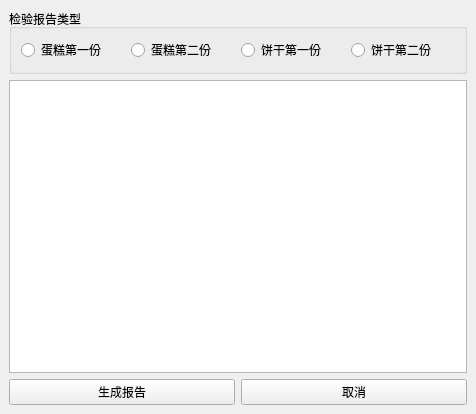
<?xml version="1.0" encoding="UTF-8"?>
<ui version="4.0">
 <class>MainWindow</class>
 <widget class="QMainWindow" name="MainWindow">
  <property name="geometry">
   <rect>
    <x>0</x>
    <y>0</y>
    <width>476</width>
    <height>414</height>
   </rect>
  </property>
  <property name="windowTitle">
   <string>格式化文件批量生成</string>
  </property>
  <widget class="QWidget" name="centralwidget">
   <layout class="QVBoxLayout" name="verticalLayout">
    <item>
     <widget class="QGroupBox" name="groupBox">
      <property name="title">
       <string>检验报告类型</string>
      </property>
      <layout class="QHBoxLayout" name="horizontalLayout_2">
       <item>
        <widget class="QRadioButton" name="radioButton_3">
         <property name="text">
          <string>蛋糕第一份</string>
         </property>
        </widget>
       </item>
       <item>
        <widget class="QRadioButton" name="radioButton">
         <property name="text">
          <string>蛋糕第二份</string>
         </property>
        </widget>
       </item>
       <item>
        <widget class="QRadioButton" name="radioButton_4">
         <property name="text">
          <string>饼干第一份</string>
         </property>
        </widget>
       </item>
       <item>
        <widget class="QRadioButton" name="radioButton_2">
         <property name="text">
          <string>饼干第二份</string>
         </property>
        </widget>
       </item>
      </layout>
     </widget>
    </item>
    <item>
     <widget class="QTableWidget" name="tableWidget"/>
    </item>
    <item>
     <layout class="QHBoxLayout" name="horizontalLayout">
      <item>
       <widget class="QPushButton" name="pushButton">
        <property name="text">
         <string>生成报告</string>
        </property>
       </widget>
      </item>
      <item>
       <widget class="QPushButton" name="pushButton_2">
        <property name="text">
         <string>取消</string>
        </property>
       </widget>
      </item>
     </layout>
    </item>
   </layout>
  </widget>
 </widget>
 <resources/>
 <connections/>
</ui>
